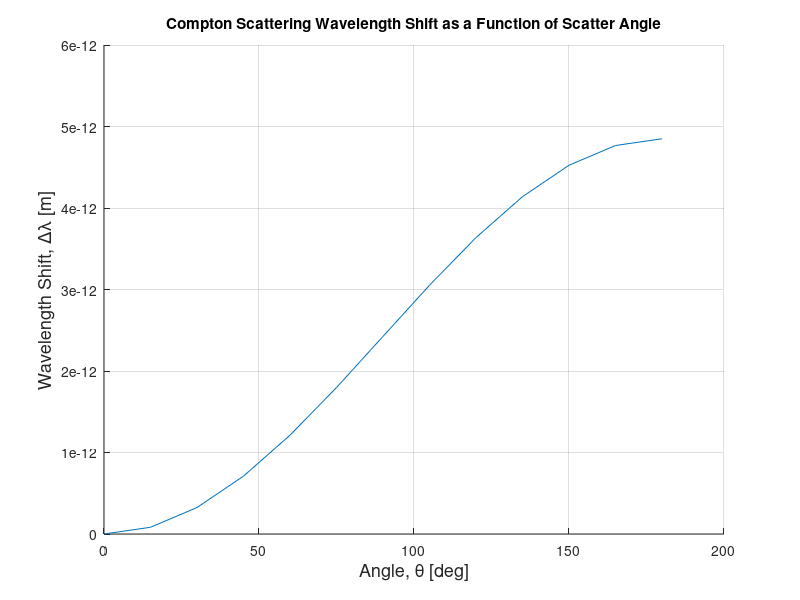
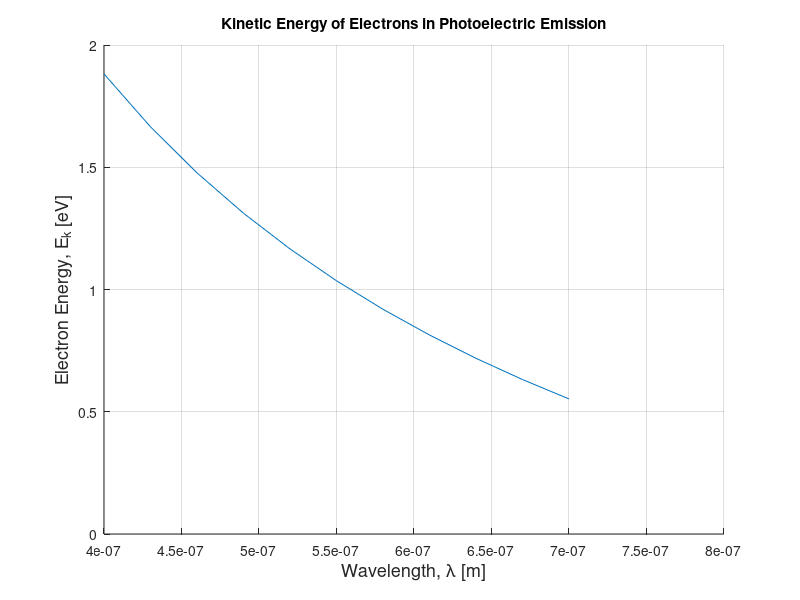
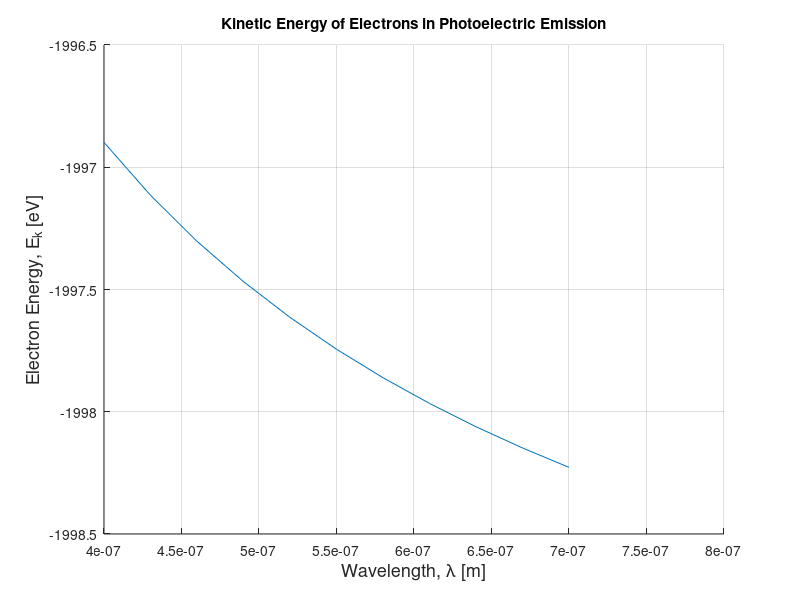

Here is the MATLAB script that generated these plots, in order:
%% Uppgift 4a %%

clear
clc
close all

% === PARAMETERS ===
h          = 6.626*10^(-34);        % Planck's constant [J·s]
m_e        = 9.109*10^(-31);        % Electron rest mass [kg]
c          = 3*10^8;                % Speed of light [m/s]
theta_rad  = 0 : pi/12 : pi;        % Scatter angle [rad]
theta_deg  = rad2deg(theta_rad);    % Scatter angle [deg] (x-axis)
lambda_red = 630*10^(-9);           % Red light wavelength [m]

% Scattered wavelength
lambda_C = lambda_red + (h/(m_e*c)) * (1-cos(theta_rad));

% Difference in wavelength after Compton scattering
delta_lambda = lambda_C - lambda_red;

% === FIGURE ===

figure(1)
title('Compton Scattering Wavelength Shift as a Function of Scatter Angle')
xlabel('Angle, θ [deg]','FontSize', 13)
%ylabel('Scattered Wavelength, \lambda'' [m]', 'FontSize', 13);
ylabel('Wavelength Shift, Δ\lambda [m]', 'FontSize', 13);

hold on

plot(theta_deg,delta_lambda), grid on;

hold off

%% Uppgift 4b %%

clear
clc
close all

% === PARAMETERS ===

h         = 6.626*10^(-34);             % Planck's constant [J·s]
c         = 3*10^8;                     % Speed of light [m/s]
lambda    = (400:30:700)*10^(-9);       % Light wavelength [m]
f         = c ./ lambda;                % Light frequency [Hz]
eV        = 1.60218e-19;                % 1 electron volt in Joule [J]
phi_eV    = 1.22;                       % Work function Φ [eV]
phi_Joule = phi_eV * eV;                % Work function Φ [J]

% === CALCULATE ===
E_photon = h*f;
E_k_Joule = E_photon - phi_Joule;
E_k_eV = E_k_Joule / eV;

lambda_550nm = 550e-9;
frequency_550nm = c / lambda_550nm;
E_photon_550nm = h * frequency_550nm;
E_k_550nm_Joule = E_photon_550nm - phi_Joule;
E_k_550nm_eV = E_k_550nm_Joule / eV;
disp(['Kinetic Energy at 550 nm: ', num2str(E_k_550nm_eV), ' eV']);

% === FIGURE ===

figure(2)
title('Kinetic Energy of Electrons in Photoelectric Emission')
xlabel('Wavelength, \lambda [m]','FontSize', 13)
ylabel('Electron Energy, E_k [eV]', 'FontSize', 13);

hold on

plot(lambda,E_k_eV), grid on;

hold off


%% Uppgift 4c %%

clear
clc
close all

% === PARAMETERS ===

h         = 6.626*10^(-34);             % Planck's constant [J·s]
c         = 3*10^8;                     % Speed of light [m/s]
lambda    = (400:30:700)*10^(-9);       % Light wavelength [m]
f         = c ./ lambda;                % Light frequency [Hz]
eV        = 1.60218e-19;                % 1 electron volt in Joule [J]
phi_eV    = 2*10^3;                     % Work function Φ [eV]
phi_Joule = phi_eV * eV;                % Work function Φ [J]

% === CALCULATE ===
E_photon = h*f;
E_k_Joule = E_photon - phi_Joule;
E_k_eV = E_k_Joule / eV;

lambda_550nm = 550e-9;
frequency_550nm = c / lambda_550nm;
E_photon_550nm = h * frequency_550nm;
E_k_550nm_Joule = E_photon_550nm - phi_Joule;
E_k_550nm_eV = E_k_550nm_Joule / eV;
disp(['Kinetic Energy at 550 nm: ', num2str(E_k_550nm_eV), ' eV']);

% === FIGURE ===

figure(3)
title('Kinetic Energy of Electrons in Photoelectric Emission')
xlabel('Wavelength, \lambda [m]','FontSize', 13)
ylabel('Electron Energy, E_k [eV]', 'FontSize', 13);

hold on

plot(lambda,E_k_eV), grid on;

hold off
